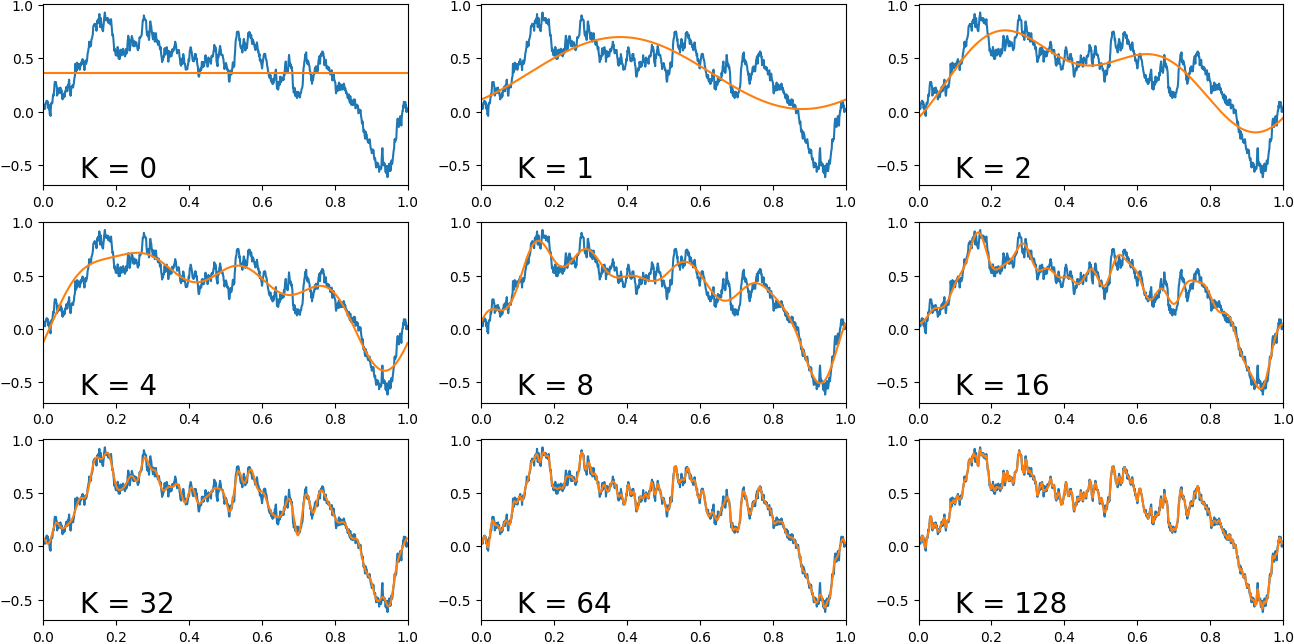

This chart was generated by the following Python code:
from numpy import arange, cumsum, sqrt
from numpy.random import seed, normal
from trigonometric import lowpass
#from fourier import lowpass
import matplotlib.pyplot as plt

seed(2021)

n = 1000
dt = 1 / n
t = arange(0, 1, dt)
f = cumsum(normal(0, sqrt(dt), n))

fig, ax = plt.subplots(3, 3, figsize=(16, 8))
for k, K in enumerate([0, 1, 2, 4, 8, 16, 32, 64, 128]):
    i, j = divmod(k, 3)
    f_K = lowpass(K, t, f)
    ax[i][j].plot(t, f), ax[i][j].plot(t, f_K)
    ax[i][j].text(0.1, -0.5, f'K = {K}', fontsize = 20)
    ax[i][j].set_xlim(0, 1)
plt.show()
#plt.savefig('brown.png', bbox_inches='tight', pad_inches=0)
